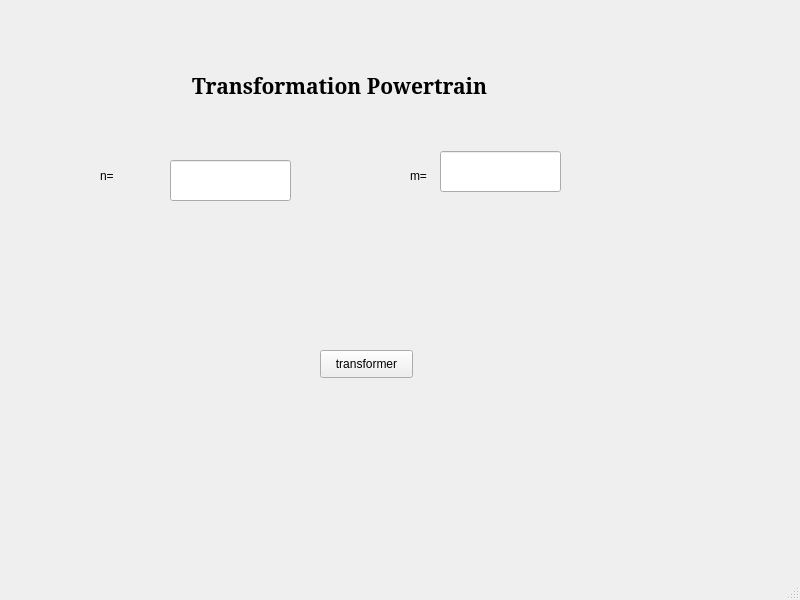
<?xml version="1.0" encoding="UTF-8"?>
<ui version="4.0">
 <class>MainWindow</class>
 <widget class="QMainWindow" name="MainWindow">
  <property name="geometry">
   <rect>
    <x>0</x>
    <y>0</y>
    <width>800</width>
    <height>600</height>
   </rect>
  </property>
  <property name="windowTitle">
   <string>MainWindow</string>
  </property>
  <widget class="QWidget" name="centralwidget">
   <widget class="QLabel" name="label">
    <property name="geometry">
     <rect>
      <x>192</x>
      <y>50</y>
      <width>411</width>
      <height>71</height>
     </rect>
    </property>
    <property name="font">
     <font>
      <family>MS Serif</family>
      <pointsize>16</pointsize>
      <weight>75</weight>
      <bold>true</bold>
     </font>
    </property>
    <property name="text">
     <string>Transformation Powertrain</string>
    </property>
   </widget>
   <widget class="QLineEdit" name="vn">
    <property name="geometry">
     <rect>
      <x>170</x>
      <y>160</y>
      <width>121</width>
      <height>41</height>
     </rect>
    </property>
   </widget>
   <widget class="QPushButton" name="transformer">
    <property name="geometry">
     <rect>
      <x>320</x>
      <y>350</y>
      <width>93</width>
      <height>28</height>
     </rect>
    </property>
    <property name="text">
     <string>transformer</string>
    </property>
   </widget>
   <widget class="QLineEdit" name="vm">
    <property name="geometry">
     <rect>
      <x>440</x>
      <y>151</y>
      <width>121</width>
      <height>41</height>
     </rect>
    </property>
   </widget>
   <widget class="QLabel" name="label_2">
    <property name="geometry">
     <rect>
      <x>100</x>
      <y>150</y>
      <width>71</width>
      <height>51</height>
     </rect>
    </property>
    <property name="text">
     <string>n=</string>
    </property>
   </widget>
   <widget class="QLabel" name="label_3">
    <property name="geometry">
     <rect>
      <x>410</x>
      <y>160</y>
      <width>91</width>
      <height>31</height>
     </rect>
    </property>
    <property name="text">
     <string>m=</string>
    </property>
   </widget>
   <widget class="QLabel" name="res1">
    <property name="geometry">
     <rect>
      <x>220</x>
      <y>440</y>
      <width>421</width>
      <height>41</height>
     </rect>
    </property>
    <property name="text">
     <string/>
    </property>
   </widget>
   <widget class="QLabel" name="res2">
    <property name="geometry">
     <rect>
      <x>220</x>
      <y>480</y>
      <width>421</width>
      <height>41</height>
     </rect>
    </property>
    <property name="text">
     <string/>
    </property>
   </widget>
  </widget>
  <widget class="QMenuBar" name="menubar">
   <property name="geometry">
    <rect>
     <x>0</x>
     <y>0</y>
     <width>800</width>
     <height>26</height>
    </rect>
   </property>
  </widget>
  <widget class="QStatusBar" name="statusbar"/>
 </widget>
 <resources/>
 <connections/>
</ui>
